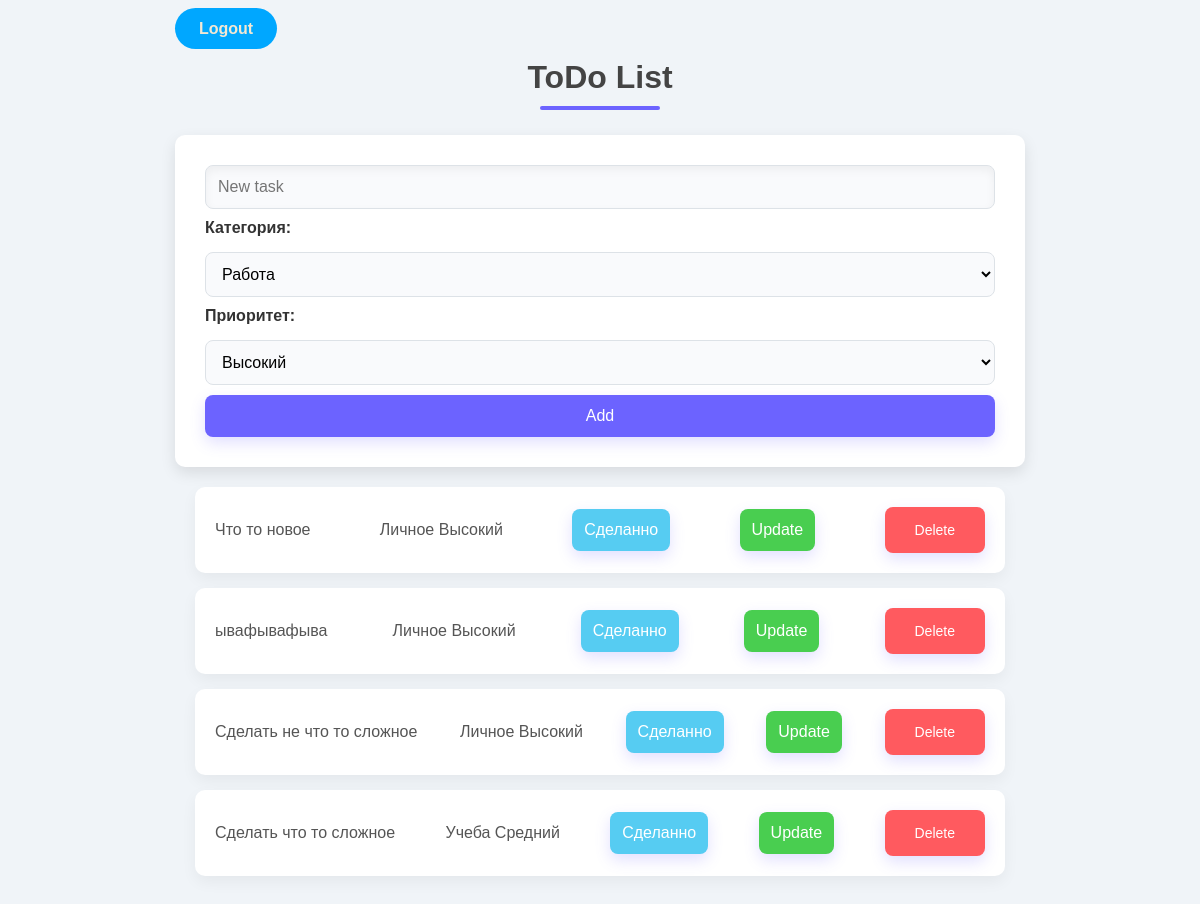
Page /index.php?action=todos (signed in) on the committed database.
### tables this page shows
CREATE TABLE todos (
        id INTEGER PRIMARY KEY, -- Уникальный идентификатор задачи
        title TEXT NOT NULL, -- Название задачи
        is_completed INTEGER DEFAULT 0, -- Статус выполнения задачи
        created_at DATETIME DEFAULT CURRENT_TIMESTAMP, -- Дата создания
        category TEXT DEFAULT 'Общее',
        priority INTEGER DEFAULT 3,
        user_id INTEGER NOT NULL, -- Внешний ключ (id пользователя)
        FOREIGN KEY (user_id) REFERENCES users (id) ON DELETE CASCADE
);

### Block/Controllers/TodoController.php (called while the page is built, shortened)
<?php
class TodoController implements RouteConfigurable
{
    private TodoRepositoryInterface $todoRepository;
    public function __construct(TodoRepositoryInterface $todoRepository)
    {
        $this->todoRepository = $todoRepository;
    }
    public function index(): void
    {
        $userId = $_SESSION['user_id'];
        $todos = $this->todoRepository->getAllByUserId($userId);
        include __DIR__ . '/../Views/index.php';
    }
}
?>

### index.php (called while the page is built, shortened)
<?php
$router = new Router();
$action = $_GET['action'] ?? 'login';
$router->dispatch($_SERVER['REQUEST_METHOD'], "/$action");
?>

### Block/Repositories/TodoRepository.php (called while the page is built, shortened)
<?php
class TodoRepository implements TodoRepositoryInterface {
    private DatabaseInterface $db;
    public function __construct(DatabaseInterface $db)
    {
        $this->db = $db;
    }
    public function getAllByUserId(int $userId): array
    {
        return $this->db->query(
            'SELECT * FROM todos WHERE user_id = :user_id ORDER BY priority ASC ,created_at DESC',
            ['user_id' => $userId]
        );
    }
}
?>

### Block/Services/DatabaseService.php (called while the page is built, shortened)
<?php
    class DatabaseService implements DataBaseInterface {
        private PDO $pdo;
        public function __construct(){
            $dbPath = __DIR__ . '/../../config/identifier.sqlite';
            $this->pdo = new PDO('sqlite:' . $dbPath, null, null, [
                PDO::ATTR_ERRMODE => PDO::ERRMODE_EXCEPTION,
                PDO::ATTR_DEFAULT_FETCH_MODE => PDO::FETCH_ASSOC,
            ]);
        }
        public function query(string $sql, array $params = []): array{
            $stmt = $this->pdo->prepare($sql);
            $stmt->execute($params);
            return $stmt->fetchAll();
        }
    }
?>

### Block/Views/index.php (the view, shortened to what this page needs)
<!DOCTYPE html>
<html lang="en">
<head>
    <link rel="stylesheet" href="public/assets/style.css">
</head>
<body>
<nav>
    <?php if (isset($_SESSION['user_id'])): ?>
        <a class="link_logout" href="index.php?action=logout">Logout</a>
    <?php endif; ?>
</nav>
<h1>ToDo List</h1>
<div class="flex_inline">
    <form class="select_form" action="index.php?action=create" method="POST">
        <input type="text" name="title" placeholder="New task" required>
        <label for="category">Категория:</label>
        <select name="category" id="category">
            <option value="Работа">Работа</option>
        </select>
        <label for="priority">Приоритет:</label>
        <select name="priority" id="priority">
            <option value="1">Высокий</option>
        </select>
        <button type="submit">Add</button>
    </form>
    <ul id="task-list">
        <?php if (!empty($todos) && is_array($todos)): ?>
            <?php foreach ($todos as $todo): ?>
                <li data-id="<?= $todo['id'] ?>">
                    <span class="task-title"><?= htmlspecialchars($todo['title']) ?></span>
                    <?= htmlspecialchars($todo['category'])?>
                    <?= $todo['priority'] === 1 ? 'Высокий' : ($todo['priority'] === 2 ? 'Средний' : 'Низкий') ?>
                    <?php if ($todo['is_completed']): ?>
                        <span class="task-completed" data-id="<?= $todo['id'] ?>">Сделанно меня</span>
                    <?php else: ?>
                        <form action="index.php?action=toggle&id=<?= $todo['id'] ?>" method="POST" style="display:inline;">
                            <button class="update_btn" type="submit">Сделанно</button>
                        </form>
                    <?php endif; ?>
                    <button class="edit-button">Update</button>
                    <form action="index.php?action=delete&id=<?= $todo['id'] ?>" method="POST" style="display:inline;">
                        <button class="cancel-button" type="submit">Delete</button>
                    </form>
                </li>
            <?php endforeach; ?>
        <?php else: ?>
            <p>Задач мужик нету нужно из добавить</p>
        <?php endif; ?>
    </ul>
</div>
</body>
</html>

### Block/Services/Router.php (shortened to what this page needs)
<?php
class Router {
    private array $routes = [];
    public function addRoute(string $method, string $path, callable $handler): void {
        $this->routes[strtoupper($method)][$path] = $handler;
    }
    public function dispatch(string $method, string $path): void {
        $method = strtoupper($method);
        if (isset($this->routes[$method][$path])) {
            $handler = $this->routes[$method][$path];
            $arguments = [];
            call_user_func_array($handler, $arguments);
        } else {
            http_response_code(404);
            echo '404 - Not Found';
        }
    }
}
?>

### public/assets/style.css (style rules this page uses)
body { font-family: 'Poppins', sans-serif; background-color: #f0f4f8; margin: 0 auto; padding: 20px; max-width: 850px; width: 100%; color: #555; transition: background-color 0.5s ease; }
h1 { text-align: center; margin-bottom: 25px; color: #444; font-size: 2em; font-weight: 600; position: relative; }
h1:after { content: ''; display: block; width: 120px; height: 4px; background: #6c63ff; margin: 10px auto 0; border-radius: 2px; }
input { flex-grow: 1; padding: 15px; border: 1px solid #dde2e7; border-radius: 10px; font-size: 16px; box-shadow: inset 0 4px 10px rgba(0, 0, 0, 0.05); transition: border-color 0.3s ease, box-shadow 0.3s ease; background-color: #f9fafc; }
button { padding: 15px; background-color: #6c63ff; color: #fff; border: none; border-radius: 10px; font-size: 16px; cursor: pointer; transition: background-color 0.3s ease, transform 0.2s ease; box-shadow: 0 6px 15px rgba(108, 99, 255, 0.2); }
ul { list-style: none; padding: 0; margin: 20px; }
li { display: flex; justify-content: space-between; align-items: center; padding: 20px; margin-bottom: 15px; border-radius: 10px; background-color: #ffffff; box-shadow: 0 6px 15px rgba(0, 0, 0, 0.05); transition: background-color 0.3s ease, transform 0.2s ease, box-shadow 0.3s ease; }
button.update_btn { background-color: #56ccf2; transition: background-color 0.3s ease; }
button.edit-button { background-color: #49ce50; transition: background-color 0.3s ease; }
.cancel-button { background-color: #ff5a5f; padding: 15px 30px; border-radius: 8px; font-size: 14px; color: white; cursor: pointer; border: none; transition: background-color 0.3s ease, transform 0.2s ease; }
.select_form { display: flex; flex-direction: column; gap: 10px; background: #ffffff; padding: 30px; border-radius: 10px; box-shadow: 0 6px 15px rgba(0, 0, 0, 0.1); }
input, select, button { padding: 12px; border-radius: 8px; font-size: 16px; box-sizing: border-box; transition: all 0.3s ease; }
input { border: 1px solid #dde2e7; background-color: #f9fafc; }
select { border: 1px solid #dde2e7; background-color: #f9fafc; }
button { background-color: #6c63ff; color: #fff; border: none; cursor: pointer; font-size: 16px; padding: 12px; border-radius: 8px; transition: background-color 0.3s ease, transform 0.3s ease; }
label { font-size: 16px; color: #333; margin-bottom: 5px; font-weight: 600; }
.link_logout { background-color: #00a7ff; padding: 12px 24px; color: #f3e8d4; border-radius: 25px; text-decoration: none; font-weight: bold; transition: background-color 0.3s ease, transform 0.3s ease; }

### rows in the picture
todos: title "Что то новое", category "Личное", priority "Высокий"
todos: title "ывафывафыва", category "Личное", priority "Высокий"
todos: title "Сделать не что то сложное", category "Личное", priority "Высокий"
todos: title "Сделать что то сложное", category "Учеба", priority "Средний"
